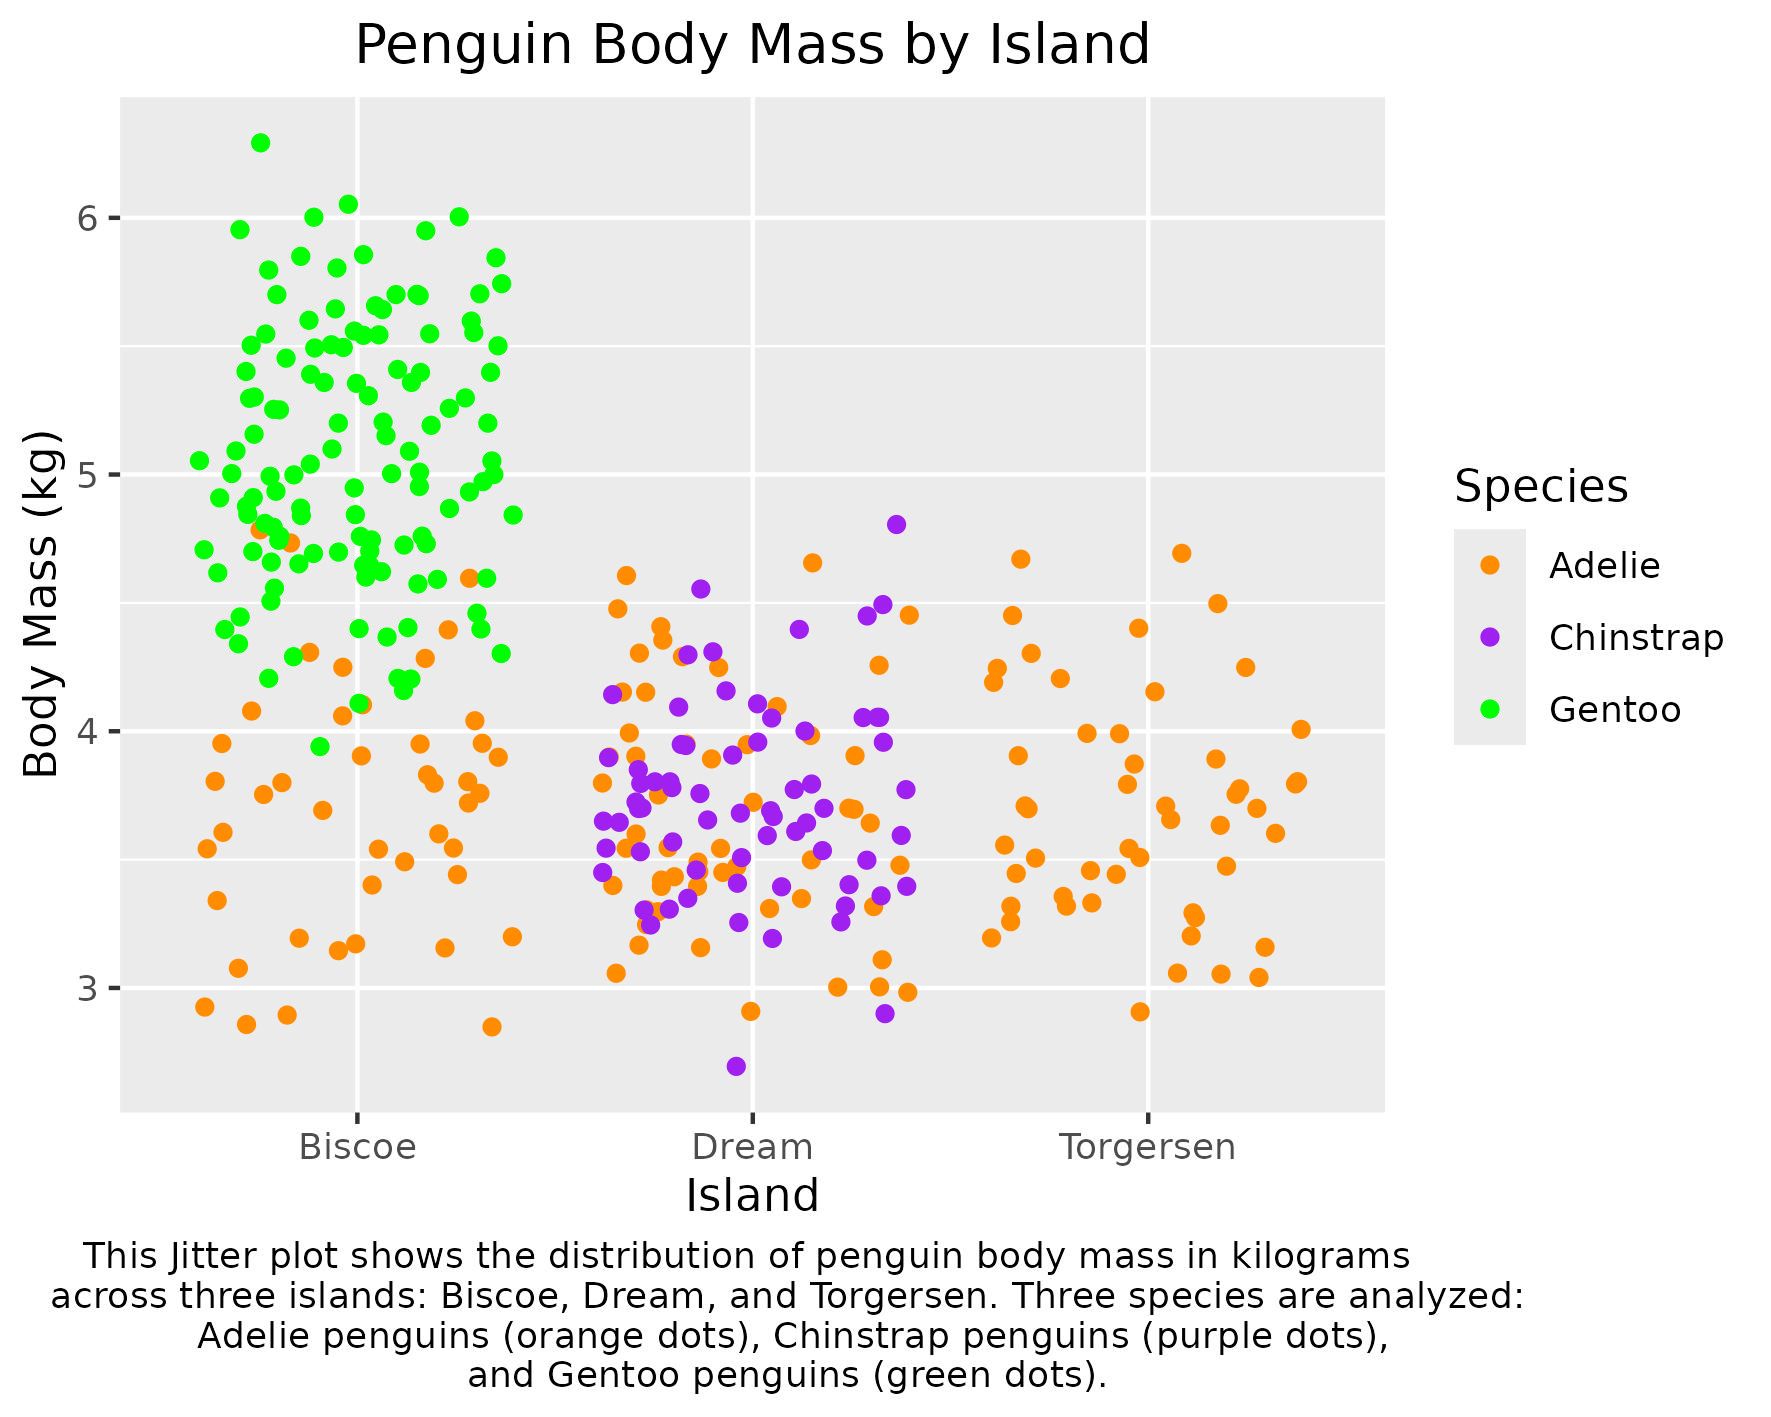

Write R code to recreate this figure.
#ENV710 Week 1 Assignment
#Jessalyn Chuang
#1/15/25

library(palmerpenguins)
library(tidyverse)
library(ggplot2)

df <- penguins
g_to_kg <- 1/1000
#Create new column for body mass in kg to avoid converting everytime
df$body_mass_kg <- df$body_mass_g * g_to_kg

#(1) Measures of location----
#a. What is the mean penguin body mass (in kilograms)?
mean <- mean(df$body_mass_kg, na.rm = TRUE) 
cat("The mean penguin body mass is", mean, "kg.")
#mean value = 4.201754 kg

#b. What is the median penguin body mass (in kilograms)?
median <- median(df$body_mass_kg, na.rm = TRUE) 
cat("The median penguin body mass is", median, "kg.")
#median value = 4.05 kg

#c. What are the 5th and 95th percentile penguin body masses (in kilograms)?
quantile <- quantile(df$body_mass_kg, probs = c(0.05,0.95), na.rm = TRUE) 
cat("The 5th percentile penguin body mass is", quantile[1], "kg.")
cat("The 95th percentile penguin body mass is", quantile[2], "kg.")
#5th percentile = 3.15 kg
#95th percentile = 5.65 kg

#(2) Measures of spread----
#a. What is the range in penguin body mass (in kilograms)?
range_vals <- range(df$body_mass_kg, na.rm = TRUE)
range <- range_vals[2] - range_vals[1]
cat("The range in penguin body mass is", range, "kg.")
#range = 3.6 kg

#b. What is the standard deviation in penguin body mass (in kilograms)?
standard_dev <- sd(df$body_mass_kg, na.rm = TRUE)
cat("The standard deviation in penguin body mass is", standard_dev, "kg.")
#standard deviation = 0.8019545 kg

#c. What is the variance in penguin body mass (in kilograms)?
variance <- var(df$body_mass_kg, na.rm = TRUE)
cat("The variance in penguin body mass is", variance, "kg.")
#variance = 0.6431311 kg

#(3) Visualize Data----
#a. Make a scatterplot of penguin body mass (in kilograms, on the y axis) by 
#island (on the x axis) and color the points by species. Use geom_jitter() 
#instead of geom_point() to spread the points out and better see their distribution
body_mass_fig <- ggplot(data = df,
                        aes(x = island,
                            y = body_mass_kg,
                            color = species)) +
  geom_jitter() +
  scale_color_manual(values = c("darkorange",
                                "purple",
                                "green")) +
  labs(x = "Island",
       y = "Body Mass (kg)",
       title = "Penguin Body Mass by Island",
       color = "Species",
       caption = "This Jitter plot shows the distribution of penguin body mass in kilograms 
       across three islands: Biscoe, Dream, and Torgersen. Three species are analyzed: 
       Adelie penguins (orange dots), Chinstrap penguins (purple dots),
      and Gentoo penguins (green dots).")+
  theme(plot.title = element_text(hjust = 0.5),
        plot.caption = element_text(hjust = 0.5))

body_mass_fig

#Export plot
ggsave(body_mass_fig,
       filename = "assignment1.jpg",
       height = 12,
       width = 15,
       units = "cm") #units can also be in 'in', 'mm', and 'px'

#b. Write a figure caption describing the contents of the figure.
#Caption included in the plot and says:
#This Jitter plot shows the distribution of penguin body mass in kilograms 
#across three islands: Biscoe, Dream, and Torgersen. Three species are analyzed: 
#Adelie penguins (orange dots), Chinstrap penguins (purple dots),
#and Gentoo penguins (green dots).

#c. What do you notice about the species distribution across the islands?
#Biscoe has two species recorded, Adelie and Gentoo, with Gentoo predominantly 
#having higher body masses. On Dream Island, only Adelie and Chinstrap species 
#were recorded, and they have very similar body mass distributions. Finally, only 
#Adelie species were recorded on Torgersen Island. Across the three islands, 
#the Adelie species' body mass falls in a similar range.

#d. How do the raw values of penguin body mass compare to the mean penguin body 
#mass you calculated above?
#The calculated mean of 4.201754 kg lies slightly above the midpoint of the range 
#of the raw values. Many Adelie and some Chinstrap have body masses below the mean.
#Most Gentoo have body masses above the mean, making up most of the higher 
#end of the distribution. The Adelie and Chinstrap with their lower body masses overall
#bring the mean closer to 4.2 kg while the Gentoo, being heavier on average, push the 
#mean higher than it would otherwise be without them. Thus, the mean body mass for Dream Island 
#and Torgersen Island alone would probably be lower than 4.2 kg, as Gentoo penguins, which have 
#the highest body masses, are not on these islands. This value is calculated to check this
#statement: 
mean_dream_torgersen <- mean(df$body_mass_kg[df$island %in% c("Dream", "Torgersen")], na.rm = TRUE)
cat("The mean penguin body mass of just the two islands is", mean_dream_torgersen, "kg.")
#mean_dream_torgersen = 3.711 kg
